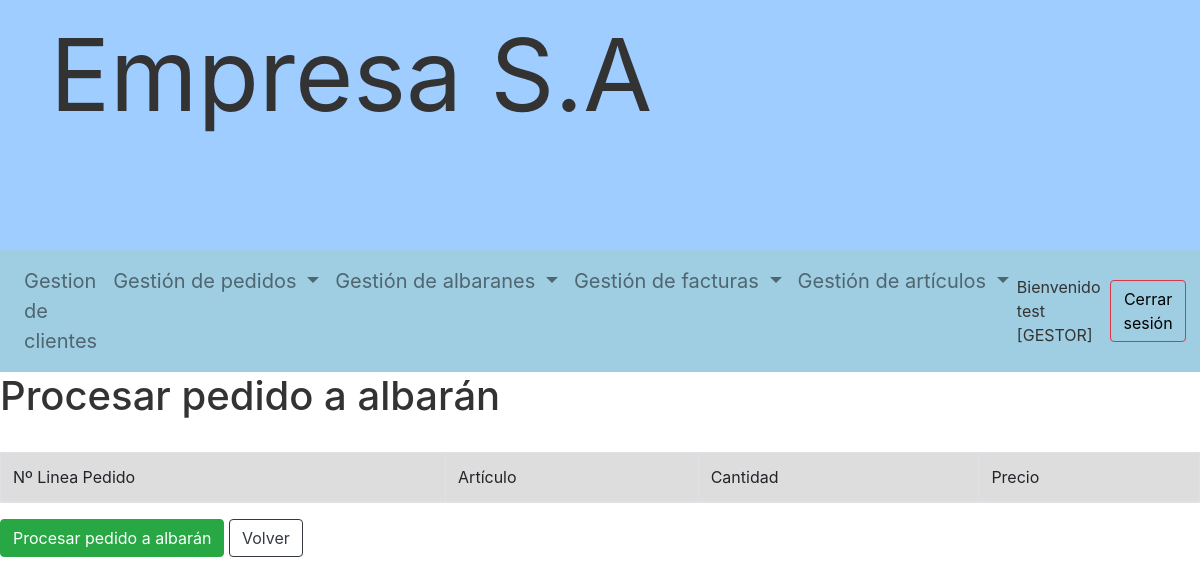
The page /gestor/pedido_albaran.php?pedido=19 (signed in) on the database as committed earlier.
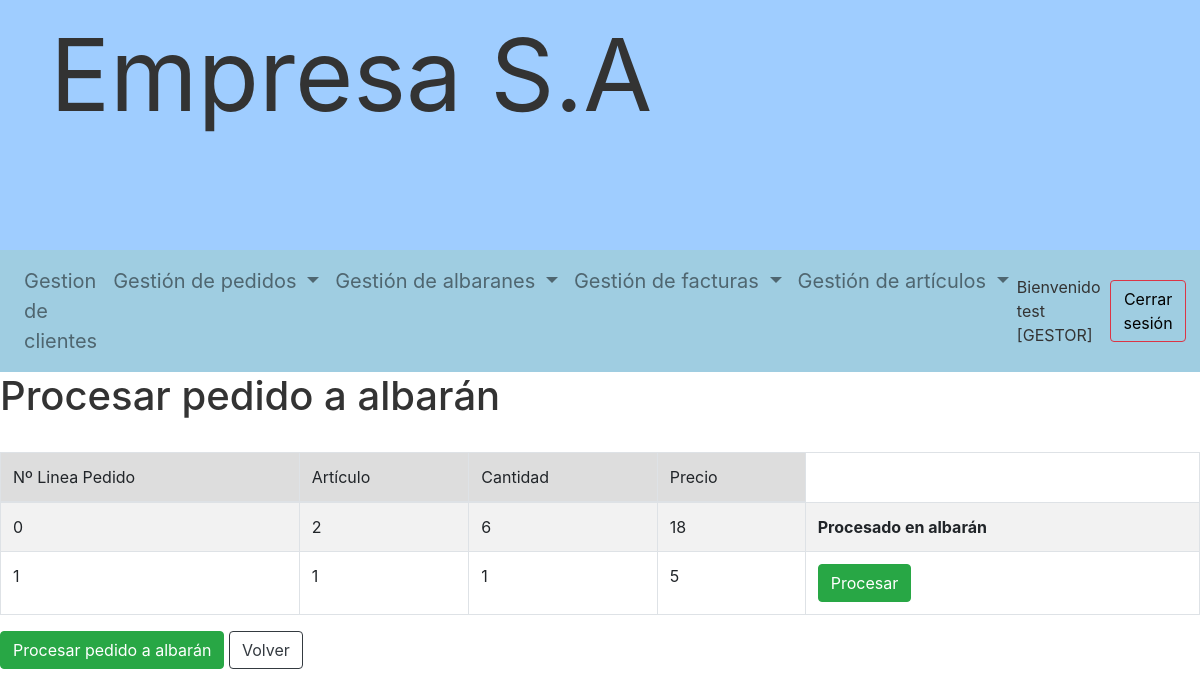
The same page on the database as committed later.
### tables this page shows
CREATE TABLE IF NOT EXISTS `lineas_pedidos` (
  `NUM_LINEA_PEDIDO` int(11) NOT NULL DEFAULT 0,
  `COD_CLIENTE` int(11) NOT NULL,
  `PRECIO` int(11) DEFAULT NULL,
  `CANTIDAD` int(11) DEFAULT NULL,
  `COD_USUARIO_GESTION` int(11) DEFAULT 0,
  `COD_PEDIDO` int(11) NOT NULL AUTO_INCREMENT,
  `COD_ARTICULO` int(11) DEFAULT NULL,
  PRIMARY KEY (`NUM_LINEA_PEDIDO`,`COD_PEDIDO`),
  KEY `Index 2` (`COD_PEDIDO`),
  KEY `Index 3` (`COD_ARTICULO`),
  KEY `Index 4` (`COD_USUARIO_GESTION`)
);

CREATE TABLE IF NOT EXISTS `articulos` (
  `COD_ARTICULO` int(11) NOT NULL AUTO_INCREMENT,
  `NOMBRE` varchar(50) DEFAULT NULL,
  `DESCRIPCION` varchar(50) DEFAULT NULL,
  `PRECIO` int(11) DEFAULT NULL,
  `DESCUENTO` int(3) DEFAULT NULL,
  `IVA` int(3) DEFAULT NULL,
  `IMAGEN` varchar(200) DEFAULT NULL,
  `ACTIVO` enum('s','n') DEFAULT 'n',
  PRIMARY KEY (`COD_ARTICULO`)
);

### gestor/pedido_albaran.php (the view, shortened to what this page needs)
<?php
$id_pedido = $_GET['pedido'];
$conexion = conectar(USUARIO);
$consulta = "SELECT * FROM lineas_pedidos l JOIN articulos a on l.COD_ARTICULO = a.COD_ARTICULO WHERE COD_PEDIDO = :pedido";
$resultado = $conexion->prepare($consulta);
$parametros = [":pedido" => $id_pedido];
$resultado->execute($parametros);
$consulta1 = "SELECT NUM_LINEA_PEDIDO FROM lineas_albaran WHERE COD_PEDIDO = :pedido";
$parametros = [":pedido" => $id_pedido];
$procesados = $conexion->prepare($consulta1);
$procesados->execute($parametros);
$lineasProcesadas = $procesados->fetchAll(PDO::FETCH_ASSOC);
?>
<h1>Procesar pedido a albarán</h1>
<br>
<table id="tabla" class="table table-striped table-bordered" data-toggle="table">
    <thead>
    <tr>
        <th>Nº Linea Pedido
        </th>
        <th>Artículo
        </th>
        <th class="th-sm">Cantidad
        </th>
        <th class="th-sm">Precio
        </th>
    </tr>
    </thead>
    <tbody>
    <?php while($pedido = $resultado->fetch(PDO::FETCH_ASSOC)){
    $procesar = true;
    foreach ($lineasProcesadas as $linea) {
        if ($linea["NUM_LINEA_PEDIDO"] == $pedido["NUM_LINEA_PEDIDO"]) {
            $procesar = false;
        }
    } ?>
        <tr>
        <td value=<?= $id_pedido ?>><?= $pedido['NUM_LINEA_PEDIDO'] ?></td>
        <td headers="COD_ARTICULO"><?= $pedido['COD_ARTICULO'] ?></td>
        <td headers="CANTIDAD"><?= $pedido['CANTIDAD'] ?></td>
        <td><?= $pedido['PRECIO'] * $pedido['CANTIDAD'] ?></td>
        <?php if ($procesar == false) { ?>
            <td class="font-weight-bold">
                Procesado en albarán
            </td>
        <?php
        } else { ?>
            <td>
                <button class="proceso btn-success btn-default btn" value="<?= $pedido['NUM_LINEA_PEDIDO'] ?>">
                    Procesar
                </button>
            </td>
        <?php }
        }   ?>
    </tbody>
</table>
<button class="procesofinal btn-success btn-default btn" value="<?=$id_pedido?>">Procesar pedido a albarán</button>
<button class="btn btn-default btn-outline-dark" onclick="window.history.back();">Volver</button>

Rows that differ between the two databases and show on the page:
added lineas_pedidos: NUM_LINEA_PEDIDO "0", COD_ARTICULO.COD_ARTICULO "2", CANTIDAD "6", $pedido['PRECIO'] * $pedido['CANTIDAD'] "18", shows "Procesado en albarán"
added lineas_pedidos: NUM_LINEA_PEDIDO "1", COD_ARTICULO.COD_ARTICULO "1", CANTIDAD "1", $pedido['PRECIO']*$pedido['CANTIDAD'] "5"
